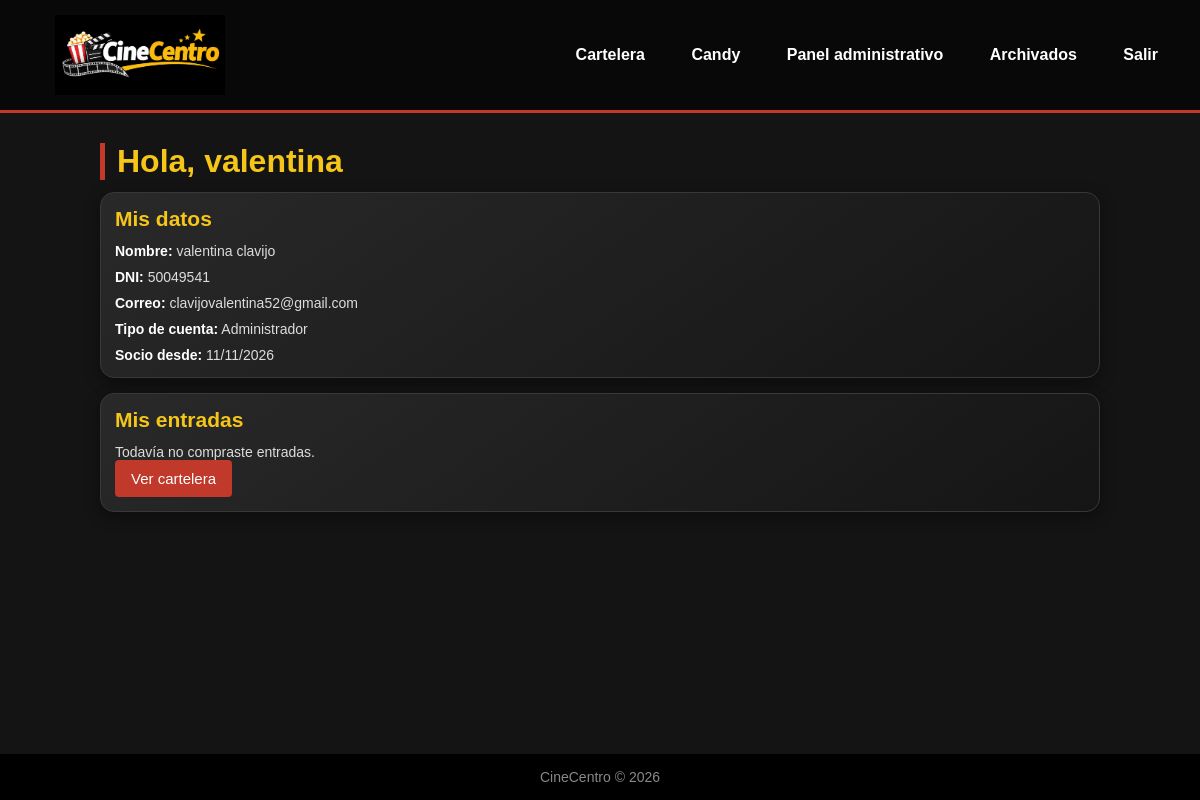
The page /panel.php (signed in) on the database its author committed.
### tables this page shows
CREATE TABLE `usuarios` (
  `id` int(11) NOT NULL,
  `nombre` varchar(50) NOT NULL,
  `apellido` varchar(50) NOT NULL,
  `dni` varchar(10) NOT NULL,
  `email` varchar(100) NOT NULL,
  `password` varchar(255) NOT NULL,
  `rol` enum('usuario','admin') NOT NULL DEFAULT 'usuario',
  `fecha_creacion` datetime DEFAULT current_timestamp(),
  `fecha_archivado` datetime DEFAULT NULL
);

### panel.php (the view, shortened to what this page needs)
<?php
require_once "conexion.php";
require_once "funciones.php";
$stmt = $pdo->prepare("SELECT nombre, apellido, dni, email, rol, fecha_creacion FROM usuarios WHERE id = :id");
$stmt->execute([':id' => $_SESSION['usuario_id']]);
$yo = $stmt->fetch();
?>
<h1>Hola, <?php echo h($yo['nombre']); ?></h1>
<div class="tarjeta ancha">
    <h2>Mis datos</h2>
    <p><strong>Nombre:</strong> <?php echo h($yo['nombre'] . " " . $yo['apellido']); ?></p>
    <p><strong>DNI:</strong> <?php echo h($yo['dni']); ?></p>
    <p><strong>Correo:</strong> <?php echo h($yo['email']); ?></p>
    <p><strong>Tipo de cuenta:</strong> <?php echo $yo['rol'] === 'admin' ? 'Administrador' : 'Cliente'; ?></p>
    <p><strong>Socio desde:</strong> <?php echo h(date("d/m/Y", strtotime($yo['fecha_creacion']))); ?></p>
</div>
<div class="tarjeta ancha">
    <h2>Mis entradas</h2>
    <p>Todavía no compraste entradas.</p>
    <a class="boton" href="index.php">Ver cartelera</a>
</div>

### css/estilos.css (style rules this page uses)
* { box-sizing: border-box; margin: 0; padding: 0; }
body { font-family: Arial, sans-serif; background: #141414; color: #eee; min-height: 100vh; display: flex; flex-direction: column; }
a { color: #f5c518; }
h1 { color: #f5c518; font-size: 32px; margin-bottom: 12px; border-left: 5px solid #c0392b; padding-left: 12px; }
.tarjeta { background: linear-gradient(145deg, #292929, #151515); color: #eee; border: 1px solid #383838; border-radius: 14px; padding: 14px; margin-bottom: 15px; overflow: hidden; transition: all 0.3s ease; box-shadow: 0 5px 15px rgba(0, 0, 0, 0.4); }
.tarjeta h2 { color: #f5c518; font-size: 21px; margin-bottom: 12px; }
.tarjeta p { font-size: 14px; margin-top: 10px; color: #ddd; }
.tarjeta strong { color: #fff; }
.tarjeta.ancha { width: 100%; }
.boton { display: inline-block; background: #c0392b; color: #fff; border: none; padding: 10px 16px; border-radius: 4px; cursor: pointer; text-decoration: none; font-size: 15px; }

### rows shown on the page
usuarios: nombre "valentina", nombre+apellido "valentina clavijo", dni "50049541", email "clavijovalentina52@gmail.com", fecha_creacion "11/11/2026"
